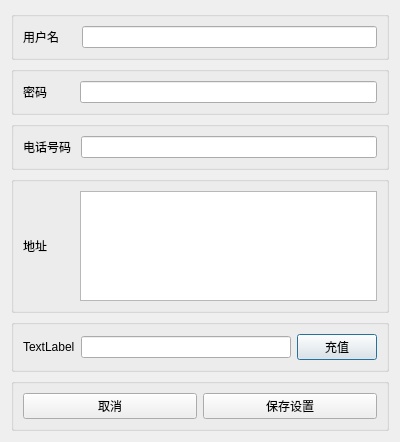
<?xml version="1.0" encoding="UTF-8"?>
<ui version="4.0">
 <class>datacheck</class>
 <widget class="QDialog" name="datacheck">
  <property name="geometry">
   <rect>
    <x>0</x>
    <y>0</y>
    <width>400</width>
    <height>442</height>
   </rect>
  </property>
  <property name="windowTitle">
   <string>个人信息</string>
  </property>
  <layout class="QVBoxLayout" name="verticalLayout">
   <item>
    <widget class="QGroupBox" name="groupBox_5">
     <property name="title">
      <string/>
     </property>
     <layout class="QHBoxLayout" name="horizontalLayout_5">
      <item>
       <widget class="QLabel" name="label">
        <property name="text">
         <string>用户名     </string>
        </property>
       </widget>
      </item>
      <item>
       <widget class="QLineEdit" name="lineEdit_username"/>
      </item>
     </layout>
    </widget>
   </item>
   <item>
    <widget class="QGroupBox" name="groupBox_4">
     <property name="title">
      <string/>
     </property>
     <layout class="QHBoxLayout" name="horizontalLayout_4">
      <item>
       <widget class="QLabel" name="label_2">
        <property name="text">
         <string>密码        </string>
        </property>
       </widget>
      </item>
      <item>
       <widget class="QLineEdit" name="lineEdit_password"/>
      </item>
     </layout>
    </widget>
   </item>
   <item>
    <widget class="QGroupBox" name="groupBox_3">
     <property name="title">
      <string/>
     </property>
     <layout class="QHBoxLayout" name="horizontalLayout_3">
      <item>
       <widget class="QLabel" name="label_3">
        <property name="text">
         <string>电话号码 </string>
        </property>
       </widget>
      </item>
      <item>
       <widget class="QLineEdit" name="lineEdit_phone"/>
      </item>
     </layout>
    </widget>
   </item>
   <item>
    <widget class="QGroupBox" name="groupBox_address">
     <property name="title">
      <string/>
     </property>
     <layout class="QHBoxLayout" name="horizontalLayout_2">
      <item>
       <widget class="QLabel" name="label_4">
        <property name="text">
         <string>地址        </string>
        </property>
       </widget>
      </item>
      <item>
       <widget class="QPlainTextEdit" name="plainTextEdit"/>
      </item>
     </layout>
    </widget>
   </item>
   <item>
    <widget class="QGroupBox" name="groupBox_6">
     <property name="title">
      <string/>
     </property>
     <layout class="QHBoxLayout" name="horizontalLayout_6">
      <item>
       <widget class="QLabel" name="label_money">
        <property name="text">
         <string>TextLabel</string>
        </property>
       </widget>
      </item>
      <item>
       <widget class="QLineEdit" name="lineEdit_balence">
        <property name="readOnly">
         <bool>true</bool>
        </property>
       </widget>
      </item>
      <item>
       <widget class="QPushButton" name="pushButton">
        <property name="text">
         <string>充值</string>
        </property>
       </widget>
      </item>
     </layout>
    </widget>
   </item>
   <item>
    <widget class="QGroupBox" name="groupBox_2">
     <property name="title">
      <string/>
     </property>
     <layout class="QHBoxLayout" name="horizontalLayout_7">
      <item>
       <widget class="QPushButton" name="pushButton_2">
        <property name="text">
         <string>取消</string>
        </property>
       </widget>
      </item>
      <item>
       <widget class="QPushButton" name="pushButton_3">
        <property name="text">
         <string>保存设置</string>
        </property>
       </widget>
      </item>
     </layout>
    </widget>
   </item>
  </layout>
 </widget>
 <resources/>
 <connections/>
</ui>
